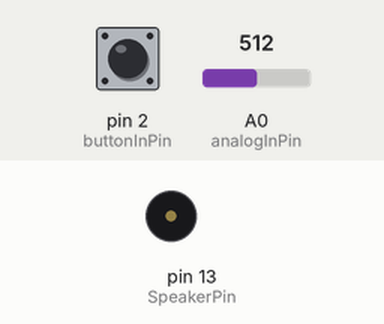
Bench run of a sketch on a simulated Arduino Uno, built with avr-gcc and run on an emulated ATmega328P. Shown: buzzer (waves = sounding). The test bench sets the inputs (shaded band); at power-on: pin 2 (buttonInPin) LOW, A0 (analogInPin) = 512.

Above: at 1.2 s.
1.3 s: pin 2 (buttonInPin) pulled HIGH for 0.15 s
At 2.0 s:
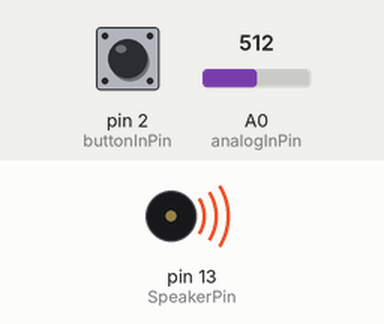
Timing chart, 0 to 4.3 s (numbered marks = the images above; inputs shaded):
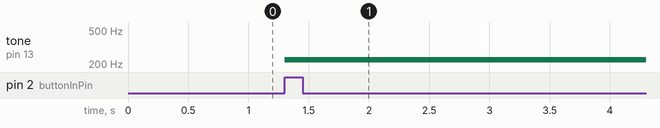

The sketch:

Therminimal.ino
```cpp
const int analogInPin = A0;
const int buttonInPin = 2;
const int SpeakerPin = 13;

void setup() {
  pinMode(buttonInPin, INPUT);
  pinMode(SpeakerPin, OUTPUT);
}

void loop() {
  int buttonState = digitalRead(buttonInPin);
  if(buttonState == HIGH){
    int sensorValue = analogRead(analogInPin);
    int frequency = map(sensorValue, 0, 1023, 50, 400);
    tone(SpeakerPin, frequency);
  }
}
```

Measured:
- after the input at 1.3 s, tone on pin 13 (SpeakerPin): silent → 225 Hz at once
